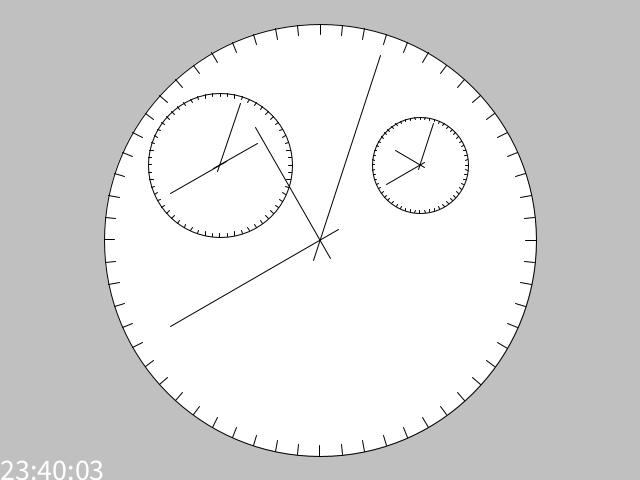
Frame 1 (no input)
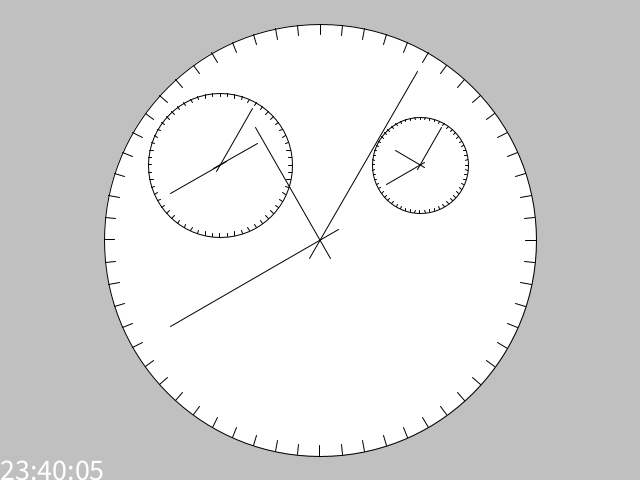
Frame 60 (the mouse pressed at the canvas centre just before this capture)
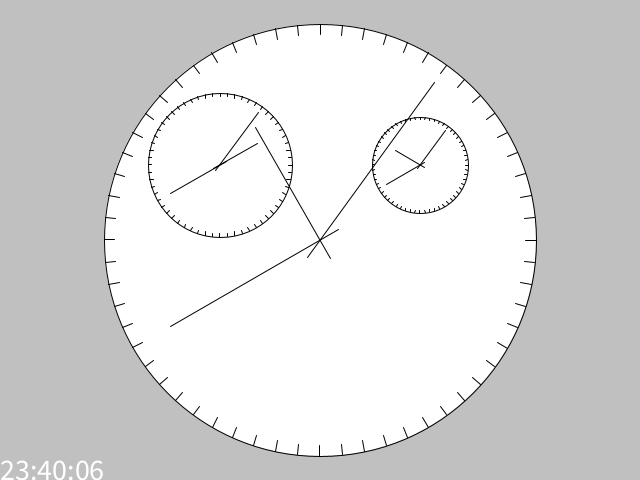
Frame 120 (the mouse held since frame 60 and released just before this capture)

The Processing sketch that drew these frames (run headless with seeded random() and noise(); from frame 60 on, the mouse is pressed at the canvas centre):

// Processing sketch: aip032
// ── aip032.pde
//////////////////////////////////////////////////////////
//
// 基本課題3-1
//
// 世界時計
//
//////////////////////////////////////////////////////////

void setup() {
  size(640, 480);
  // Orig, mag はdrawClock()で直接指定するのでここでは省略
}

void draw() {
  background(192);  // 背景をグレーにする

  int h, m, s;     // 時分秒を取得する
  h=hour();
  m=minute();
  s=second();

  drawDial(height*0.45, new PVector(width/2, height/2));  // 日本時間
  drawDial(height*0.15, new PVector(width/2-100, height/2-75));  // 世界協定時UTC (-9時間）
  drawDial(height*0.1, new PVector(width/2+100, height/2-75));  // ワシントン（-13時間）

  drawHand(height*0.45, new PVector(width/2, height/2), h, m, s);  // 日本時間
  drawHand(height*0.15, new PVector(width/2-100, height/2-75), h-9, m, s);  // 世界協定時UTC (-9時間）
  drawHand(height*0.1, new PVector(width/2+100, height/2-75), h-13, m, s);  // ワシントン（-13時間）

  textSize(30);
  text(nf(h,2)+":"+nf(m,2)+":"+nf(s,2), 0, height);
}

// 大きさmag, 中央位置Origの時計を描画
void drawDial(float mag, PVector Orig) {
  pushMatrix();    // translate()の効果をpopMatrix()までの範囲とする
  translate(Orig.x, Orig.y);     // ウィンドウの中央を原点とする
  circle(0, 0, mag*2);           // 時計枠の描画

  for (int deg=0; deg<360; deg=deg+6) {  // 文字盤の目盛りを描画
    drawLine(deg, mag*0.95, mag);        // mag*0.95からmagまで描画
  }

  popMatrix();     // translate()の効果を取り消す
}

void drawHand(float mag, PVector Orig, float h, float m, float s) {
  pushMatrix();    // translate()の効果をpopMatrix()までの範囲とする
  translate(Orig.x, Orig.y);     // ウィンドウの中央を原点とする

  drawLine(h*30.0, -0.1*mag, mag*0.6);   // 時針描画
  drawLine(m*6.0, -0.1*mag, mag*0.8);    // 分針描画
  drawLine(s*6.0, -0.1*mag, mag*0.9);    // 秒針描画
  popMatrix();     // translate()の効果を取り消す
}


// 時計方向にdeg度だけ回転させ，len1からlen2の位置に線分を描画
void drawLine(float deg, float len1, float len2) {
  PVector vec1, vec2;
  vec1=new PVector(0, -len1);  // 始点
  vec1.rotate(radians(deg));
  vec2=new PVector(0, -len2);  // 終点
  vec2.rotate(radians(deg));
  line(vec1.x, vec1.y, vec2.x, vec2.y);
}

void keyPressed() {
  if (key == 's') {
    save("3MI37-03-2.PNG");
  }
}
